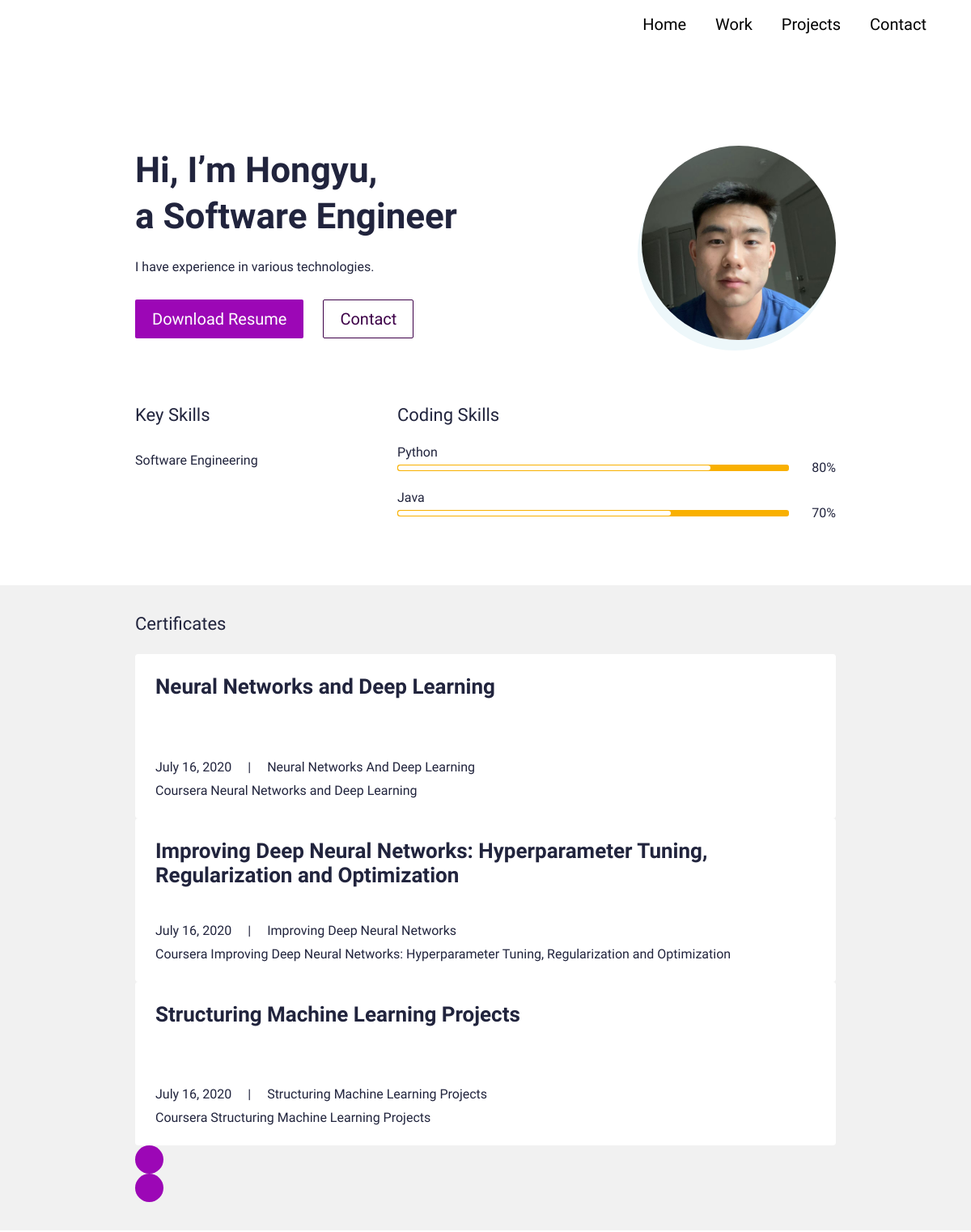
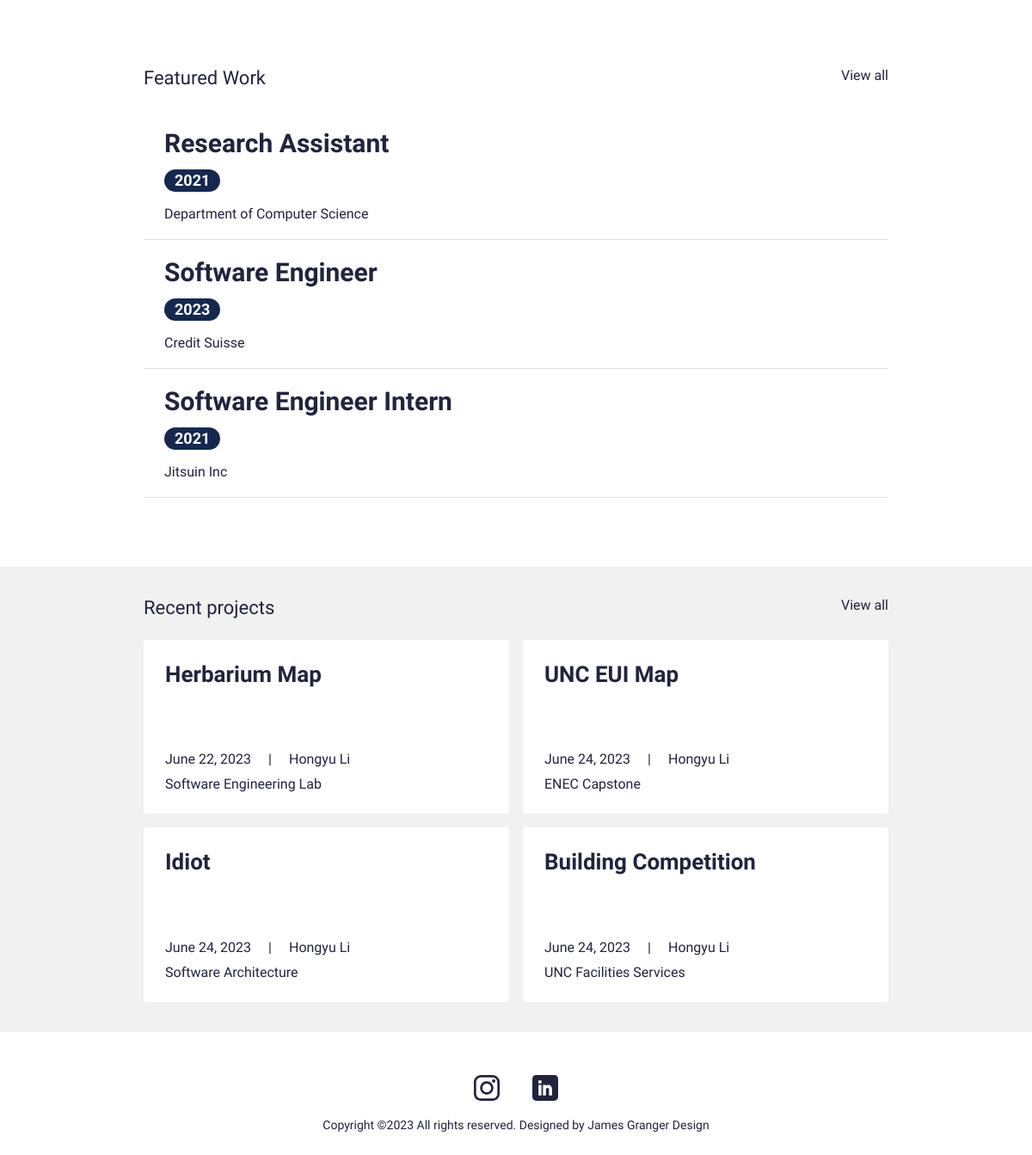
The page / on the database its author committed (2 pictures, top to bottom).
### main/models.py (models this page shows, shortened)
class UserProfile(models.Model):
    class Meta:
        verbose_name_plural = 'User Profiles'
        verbose_name = 'User Profile'
    user = models.OneToOneField(User, on_delete=models.CASCADE)
    avatar = models.ImageField(blank=True, null=True, upload_to="avatar")
    title = models.CharField(max_length=200, blank=True, null=True)
    bio = models.TextField(blank=True, null=True)
    skills = models.ManyToManyField(Skill, blank=True)
    cv = models.FileField(blank=True, null=True, upload_to="cv")

class Skill(models.Model):
    class Meta:
        verbose_name_plural = 'Skills'
        verbose_name = 'Skill'
    name = models.CharField(max_length=20, blank=True, null=True)
    score = models.IntegerField(default=80, blank=True, null=True)
    image = models.FileField(blank=True, null=True, upload_to="skills")
    is_key_skill = models.BooleanField(default=False)

class Certificate(models.Model):
    class Meta:
        verbose_name_plural = 'Certificates'
        verbose_name = 'Certificate'
    date = models.DateTimeField(blank=True, null=True)
    name = models.CharField(max_length=50, blank=True, null=True)
    title = models.CharField(max_length=200, blank=True, null=True)
    description = models.CharField(max_length=500, blank=True, null=True)
    url = models.CharField(max_length=1000, blank=True, null=True)
    is_active = models.BooleanField(default=True)

class Portfolio(models.Model):
    class Meta:
        verbose_name_plural = 'Portfolio Profiles'
        verbose_name = 'Portfolio'
        ordering = ["name"]
    date = models.DateTimeField(blank=True, null=True)
    name = models.CharField(max_length=200, blank=True, null=True)
    description = models.CharField(max_length=500, blank=True, null=True)
    body = RichTextField(blank=True, null=True)
    image = models.ImageField(blank=True, null=True, upload_to="portfolio")
    slug = models.SlugField(null=True, blank=True)
    is_active = models.BooleanField(default=True)

class Blog(models.Model):
    class Meta:
        verbose_name_plural = 'Blog Profiles'
        verbose_name = 'Blog'
        ordering = ["timestamp"]
    timestamp = models.DateTimeField(auto_now_add=True)
    author = models.CharField(max_length=200, blank=True, null=True)
    name = models.CharField(max_length=200, blank=True, null=True)
    description = models.CharField(max_length=500, blank=True, null=True)
    body = RichTextField(blank=True, null=True)
    slug = models.SlugField(null=True, blank=True)
    image = models.ImageField(blank=True, null=True, upload_to="blog")
    is_active = models.BooleanField(default=True)

### main/views.py (the view)
# urls.py: path('', views.IndexView.as_view(), name="home"),
class IndexView(generic.TemplateView):
	template_name = "main/index.html"
	def get_context_data(self, **kwargs):
		context = super().get_context_data(**kwargs)
		testimonials = Testimonial.objects.filter(is_active=True)
		certificates = Certificate.objects.filter(is_active=True)
		blogs = Blog.objects.filter(is_active=True)
		portfolio = Portfolio.objects.filter(is_active=True)
		context["testimonials"] = testimonials
		context["certificates"] = certificates
		context["blogs"] = blogs
		context["portfolio"] = portfolio
		return context

### resume_demo/context_processors.py (called while the page is built)
def project_context(request):
    context = {
        'me': User.objects.first(),
    }
    return context

### main/templates/main/index.html (shortened to what this page needs)
{% extends 'main/base.html' %}
{% load static %}
{% block content %}
<section>
  <div class="bannerSection">
    <div class="container">
      <div class="row g-4 g-md-3  align-items-center">
        <div class="col-md-auto order-md-last">
          <div class="bannerUserImg">
            <img src="{{me.userprofile.avatar.url}}" alt="{{me.first_name|title}} {{me.last_name|title}} avatar">
          </div>
        </div>
        <div class="col-md">
          <div class="bannerContent">
            <h1 class="xlTitle pb-3">Hi, I’m {{me.first_name|title}}, <br> a {{me.userprofile.title}} </br></h1>
            <p>{{me.userprofile.bio}}</p>
            <div class="bannerBtnCol">
              <div class="row">
                <div class="col-auto">
                  <a download href="{{me.userprofile.cv.url}}" class="btn btnPrimary">Download Resume</a>
                </div>
                <div class="col-auto">
                  <a href="{% url 'main:contact' %}" class="btn btnOutline">Contact</a>
                </div>
              </div>
            </div>
          </div>
        </div>
      </div>
    </div>
  </div>
</section>
<section>
  <div class="sectionSpace pt-0">
    <div class="container">
      <div class="row">
        <div class="col-md-auto">
          <div class="keySkillCol">
            <h4 class="smTitle pb-3">Key Skills</h4>
            {% for sk in me.userprofile.skills.all %}
            {% if sk.is_key_skill %}
            <div class="keySkillCard">
              <span class="ksText">{{sk.name}}</span>
            </div>
            {% endif %}
            {% endfor %}
          </div>
        </div>
        <div class="col-md">
          <h4 class="smTitle pb-3">Coding Skills</h4>
          <div class="progressCol">
            <div class="progressCard">
              {% for sk in me.userprofile.skills.all %}
              {% if not sk.is_key_skill %}
              <div class="progressCol">
                <span class="progressLbl">{{sk.name}}</span>
                <div class="row g-2 align-items-center">
                  <div class="col">
                    <div class="progress progressStyle">
                      <div class="progress-bar" role="progressbar" style="width: {{sk.score}}%" aria-valuenow="{{sk.score}}" aria-valuemin="0" aria-valuemax="100"></div>
                    </div>
                  </div>
                  <div class="col-auto">
                    <span class="pLbl">{{sk.score}}%</span>
                  </div>
                </div>
              </div>
              {% endif %}
              {% endfor %}
            </div>
          </div>
        </div>
      </div>
    </div>
  </div>
</section>
<section>
  <div class="sectionSpaceSm lightBg">
    <div class="container">
      <div class="row pb-3">
        <div class="col">
          <h4 class="smText regular">Certificates</h4>
        </div>
      </div>
      <div class="sliderOuter">
        <div class="swiper certificatesSlider">
          <div class="swiper-wrapper">
            {% for c in certificates %}
            {% if c.is_active %}
            <div class="swiper-slide">
              <div class="cardStyle1">
                <h4 class="mdTitle cs1Title">
                  <a href="{{c.url}}">{{c.title}}</a>
                </h4>
                <ul class="cardOptionCol">
                  <li>{{c.date.date}}</li>
                  <li>{{c.name|title}}</li>
                </ul>
                <p>{{c.description}}</p>
              </div>
            </div>
            {% endif %}
            {% endfor %}
          </div>
        </div>
        <div class="cert-swiper-button-next swiper-button-next swiperBtnStyle"></div>
        <div class="cert-swiper-button-prev swiper-button-prev swiperBtnStyle"></div>
      </div>
    </div>
  </div>
</section>
<section>
  <div class="sectionSpace">
    <div class="container">
      <div class="portfolioCol">
        <div class="row pb-3">
          <div class="col">
            <h4 class="smText regular">Featured Work</h4>
          </div>
          <div class="col-auto">
            <a href="{% url 'main:portfolios' %}" class="simpleLink">View all</a>
          </div>
        </div>
        {% for p in portfolio %}
        {% if p.is_active %}
        <div class="portfolioCard">
          <div class="row g-4 align-items-center">
            <div class="col-md">
              <div class="portfolioContentCol">
                <h4 class="lgTitle"><a href="{% url 'main:portfolio' slug=p.slug %}">{{p.name}}</a></h4>
                <ul class="portfolioOption">
                  <li><span class="dateLbl">{{p.date.year}}</span></li>
                </ul>
                <p>{{p.description}}</p>
              </div>
            </div>
          </div>
        </div>
        {% endif %}
        {% endfor %}
        </div>
      </div>
    </div>
</section>
<section>
  <div class="sectionSpaceSm lightBg">
    <div class="container">
      <div class="row pb-3">
        <div class="col">
          <h4 class="smText regular">Recent projects</h4>
        </div>
        <div class="col-auto">
          <a href="{% url 'main:blogs' %}" class="simpleLink">View all</a>
        </div>
      </div>
      <div class="row g-3">
      {% for b in blogs %}
      {% if b.is_active %}
        <div class="col-lg-6">
          <div class="cardStyle1">
            <h4 class="mdTitle cs1Title"><a href="{% url 'main:blog' slug=b.slug %}">{{b.name}}</a></h4>
            <ul class="cardOptionCol">
              <li>{{b.timestamp.date}}</li>
              <li>{{b.author}}</li>
            </ul>
            <p>{{b.description}}</p>
          </div>
        </div>
        {% endif %}
        {% endfor %}
      </div>
    </div>
  </div>
</section>
{% endblock %}

### static/css/style.css (style rules this page uses)
:root { --primaryColor: #9C07B6; --primaryDarkColor: #3D0048; --primaryHoverColor: #900AA8; --secondaryColor: #F9B000; --baseColor: #21243D; --baseFont: 'Heebo', sans-serif; --titleFont: 'Courier Prime', monospace; --regular: 400; --medium: 500; --bold: 700; --black: 900; --lightBg: #F1F1F1; }
html { scroll-behavior: smooth; }
body { font-family: var(--baseFont); color: var(--baseColor); line-height: normal; }
ul { margin: 0; padding: 0; list-style-type: none; }
img { max-width: 100%; }
a { color: inherit; }
a, .btn { -webkit-transition: all 300ms ease-in-out 0s; -o-transition: all 300ms ease-in-out 0s; transition: all 300ms ease-in-out 0s; text-decoration: none; }
.lightBg { background-color: var(--lightBg); }
.btn { font-size: 20px; font-weight: var(--medium); padding: 8px 20px; border-radius: 2px; }
.btnPrimary { background-color: var(--primaryColor); color: var(--bs-white); }
.btnOutline { border: 1px solid var(--primaryDarkColor); color: var(--primaryDarkColor); }
.xlTitle { font-size: 44px; line-height: 1.3; font-weight: var(--bold); font-family: var(--titleFont) }
.lgTitle { font-size: 30px; line-height: normal; font-weight: var(--bold); font-family: var(--titleFont) }
.mdTitle { font-size: 26px; line-height: normal; font-weight: var(--bold); font-family: var(--titleFont) }
.smTitle { font-size: 22px; line-height: normal; font-weight: var(--regular); font-family: var(--titleFont) }
.smText { font-size: 22px; }
.regular { font-weight: var(--regular); }
.bannerSection { padding: 180px 0 80px; }
.bannerUserImg { margin-left: 30px; width: 240px; height: 240px; border-radius: 50%; position: relative; }
.bannerUserImg img { width: 100%; height: 100%; -o-object-fit: cover; object-fit: cover; border-radius: 50%; position: relative; }
.bannerUserImg::before { content: ""; position: absolute; left: -5px; top: 13px; width: 100%; height: 100%; background-color: #EDF7FA; border-radius: 50%; }
.bannerBtnCol { padding-top: 15px; }
.sectionSpace { padding: 80px 0; }
.sectionSpaceSm { padding: 35px 0; }
.ksText { display: block; padding-top: 10px; }
.keySkillCol { width: 300px; }
.pLbl { display: block; width: 50px; text-align: right; }
.progress.progressStyle { height: 8px; padding: 1px; background-color: var(--secondaryColor); border-radius: 3px; }
.progressStyle .progress-bar { background-color: #fff; border-radius: 3px; }
.progressCol + .progressCol { padding-top: 18px; }
.cardOptionCol > li { display: inline-block; vertical-align: middle; position: relative; }
.cardOptionCol > li + li { padding-left: 40px; }
.cardOptionCol > li + li::before { content: "|"; position: absolute; left: 16px; }
.cardOptionCol { padding: 5px 0 10px; }
.cardStyle1 { padding: 25px; background-color: var(--bs-white); border-radius: 4px; height: 100%; }
.cardStyle1 > p:last-child { margin-bottom: 0; }
.cs1Title { min-height: 90px; }
.dateLbl { display: inline-block; padding: 4px 12px; background-color: #142850; border-radius: 20px; color: #fff; font-size: 18px; line-height: 1; font-weight: var(--bold); }
.sliderOuter { position: relative; }
.sliderOuter .swiper-button-next.swiperBtnStyle { right: -50px; }
.sliderOuter .swiper-button-prev.swiperBtnStyle { left: -50px; }
.sliderOuter .swiper-slide { height: auto; }
.portfolioOption li { display: inline-block; padding-right: 20px; }
.portfolioOption { padding: 5px 0 16px; }
.portfolioContentCol > p:last-child { margin-bottom: 0; }
.portfolioCard { padding: 20px 0; border-bottom: 1px solid #E0E0E0; }
.swiperBtnStyle { width: 35px; height: 35px; color: #fff; background-color: var(--primaryColor); border-radius: 50%; }
.swiper-button-next.swiperBtnStyle::after, .swiper-button-prev.swiperBtnStyle::after { font-size: 16px; }
.swiperBtnStyle.swiper-button-prev { left: 2px; }
.swiperBtnStyle.swiper-button-next { right: 2px; }
@media (min-width:992px) { .container, .container-lg, .container-md, .container-sm, .container-xl, .container-xxl { max-width: 890px; } }

### rows shown on the page
Skill: name "Software Engineering"
Skill: name "Python", score "80"
Skill: name "Java", score "70"
Certificate: title "Neural Networks and Deep Learning", date "July 16, 2020", name "Neural Networks And Deep Learning", description "Coursera Neural Networks and Deep Learning"
Certificate: title "Improving Deep Neural Networks: Hyperparameter Tuning, Regularization and Optimization", date "July 16, 2020", name "Improving Deep Neural Networks", description "Coursera Improving Deep Neural Networks: Hyperparameter Tuning, Regularization and Optimization"
Certificate: title "Structuring Machine Learning Projects", date "July 16, 2020", name "Structuring Machine Learning Projects", description "Coursera Structuring Machine Learning Projects"
Portfolio: name "Research Assistant", date.year "2021", description "Department of Computer Science"
Portfolio: name "Software Engineer", date.year "2023", description "Credit Suisse"
Portfolio: name "Software Engineer Intern", date.year "2021", description "Jitsuin Inc"
Blog: name "Herbarium Map", timestamp "June 22, 2023", author "Hongyu Li", description "Software Engineering Lab"
Blog: name "UNC EUI Map", timestamp "June 24, 2023", author "Hongyu Li", description "ENEC Capstone"
Blog: name "Idiot", timestamp "June 24, 2023", author "Hongyu Li", description "Software Architecture"
Blog: name "Building Competition", timestamp "June 24, 2023", author "Hongyu Li", description "UNC Facilities Services"

### other values the page prints
{{ me.first_name|title }} "Hongyu"
{{ me.userprofile.title }} "Software Engineer"
{{ me.userprofile.bio }} "I have experience in various technologies."
